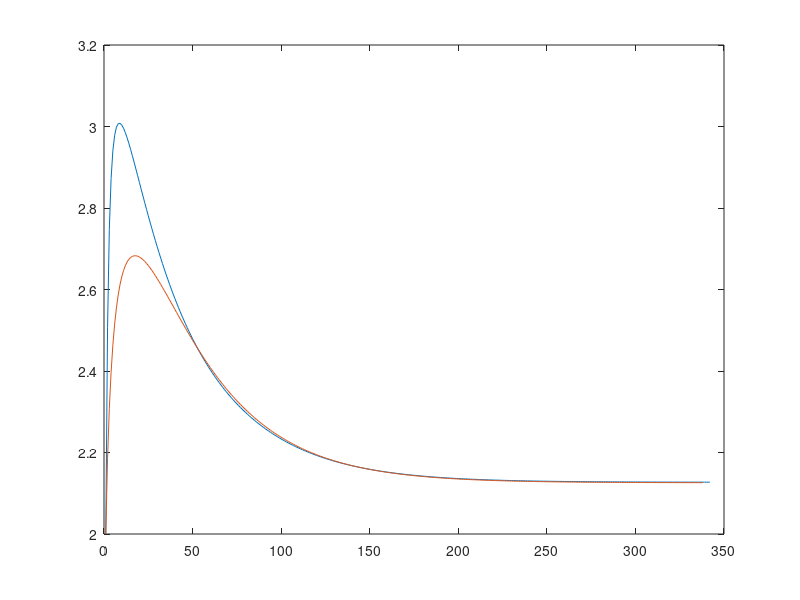
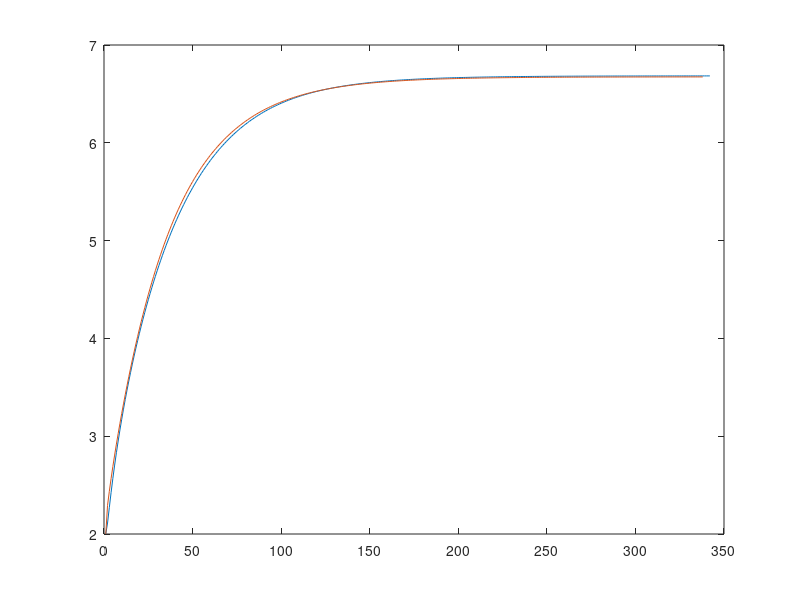
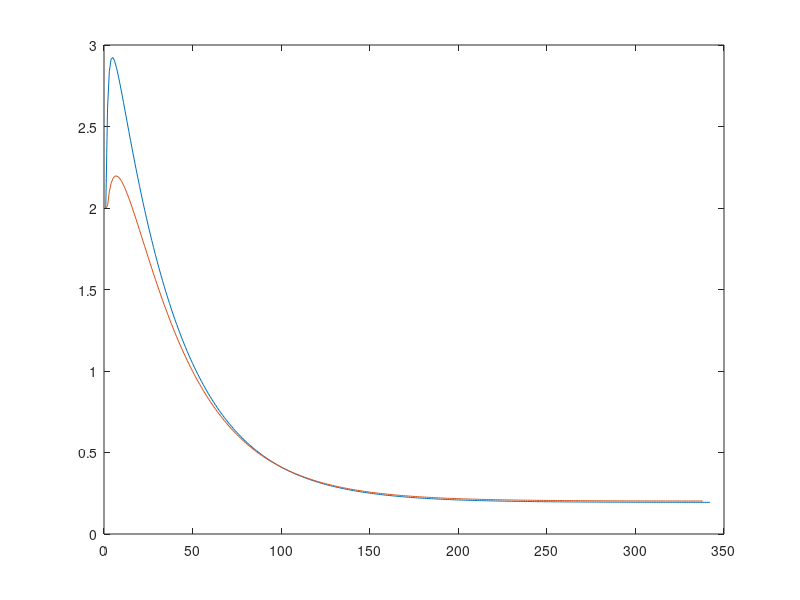
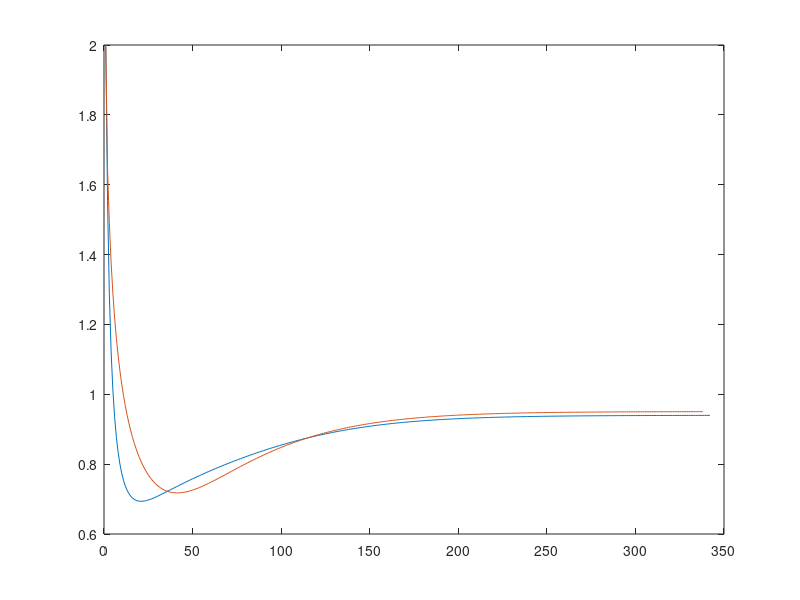

Recreate these plots in MATLAB, in order.
%Steady State Testing Comparison

load steady_state_testing.txt;

[m,n] = size(steady_state_testing);

load steady_state_testing2.txt;

[p,q] = size(steady_state_testing2);

x = linspace(1,m,m);
z = linspace(1,p,p);

 
    figure;
    plot(x,steady_state_testing(:,1));
    hold on;
    plot(z,steady_state_testing2(:,1));
    
    figure;
    plot(x,steady_state_testing(:,2));
    hold on;
    plot(z,steady_state_testing2(:,2));
    
    
    figure;
    plot(x,steady_state_testing(:,3));
    hold on;
    plot(z,steady_state_testing2(:,3));
    
    
    figure;
    plot(x,steady_state_testing(:,4));
    hold on;
    plot(z,steady_state_testing2(:,4));
    
    
    figure;
    plot(x,steady_state_testing(:,5));
    hold on;
    plot(z,steady_state_testing2(:,5));